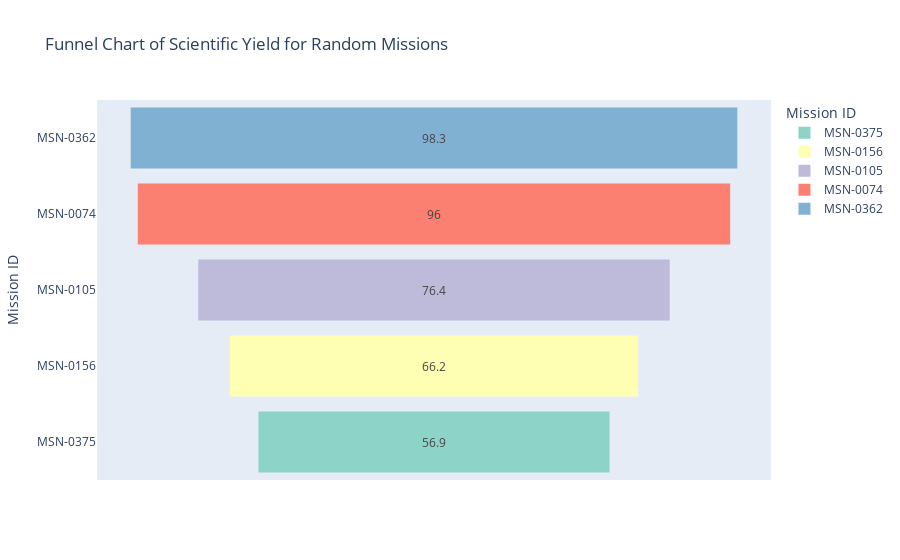

Notebook code for this chart:
### Code cell
# Select 5 random Mission IDs
random_missions = df.sample(n=5, random_state=42).sort_values(by='Scientific Yield (points)')  # random_state for reproducibility

# Create a funnel chart
fig = px.funnel(random_missions, x='Scientific Yield (points)', y='Mission ID',
                title='Funnel Chart of Scientific Yield for Random Missions',
                color='Mission ID',
                color_discrete_sequence=px.colors.qualitative.Set3)


fig.show()

### Figure 1 — Plotly figure (JSON) as saved in the notebook; plotly's stock layout.template omitted (floating-point values rounded to 4 significant figures)
{"data": [{"hovertemplate": "Mission ID=%{y}<br>Scientific Yield (points)=%{x}<extra></extra>", "legendgroup": "MSN-0375", "marker": {"color": "rgb(141,211,199)"}, "name": "MSN-0375", "orientation": "h", "showlegend": true, "type": "funnel", "x": [56.9], "xaxis": "x", "y": ["MSN-0375"], "yaxis": "y"}, {"hovertemplate": "Mission ID=%{y}<br>Scientific Yield (points)=%{x}<extra></extra>", "legendgroup": "MSN-0156", "marker": {"color": "rgb(255,255,179)"}, "name": "MSN-0156", "orientation": "h", "showlegend": true, "type": "funnel", "x": [66.2], "xaxis": "x", "y": ["MSN-0156"], "yaxis": "y"}, {"hovertemplate": "Mission ID=%{y}<br>Scientific Yield (points)=%{x}<extra></extra>", "legendgroup": "MSN-0105", "marker": {"color": "rgb(190,186,218)"}, "name": "MSN-0105", "orientation": "h", "showlegend": true, "type": "funnel", "x": [76.4], "xaxis": "x", "y": ["MSN-0105"], "yaxis": "y"}, {"hovertemplate": "Mission ID=%{y}<br>Scientific Yield (points)=%{x}<extra></extra>", "legendgroup": "MSN-0074", "marker": {"color": "rgb(251,128,114)"}, "name": "MSN-0074", "orientation": "h", "showlegend": true, "type": "funnel", "x": [96], "xaxis": "x", "y": ["MSN-0074"], "yaxis": "y"}, {"hovertemplate": "Mission ID=%{y}<br>Scientific Yield (points)=%{x}<extra></extra>", "legendgroup": "MSN-0362", "marker": {"color": "rgb(128,177,211)"}, "name": "MSN-0362", "orientation": "h", "showlegend": true, "type": "funnel", "x": [98.3], "xaxis": "x", "y": ["MSN-0362"], "yaxis": "y"}], "layout": {"legend": {"title": {"text": "Mission ID"}, "tracegroupgap": 0}, "title": {"text": "Funnel Chart of Scientific Yield for Random Missions"}, "xaxis": {"anchor": "y", "domain": [0, 1], "title": {"text": "Scientific Yield (points)"}}, "yaxis": {"anchor": "x", "categoryarray": ["MSN-0362", "MSN-0074", "MSN-0105", "MSN-0156", "MSN-0375"], "categoryorder": "array", "domain": [0, 1], "title": {"text": "Mission ID"}}}}
